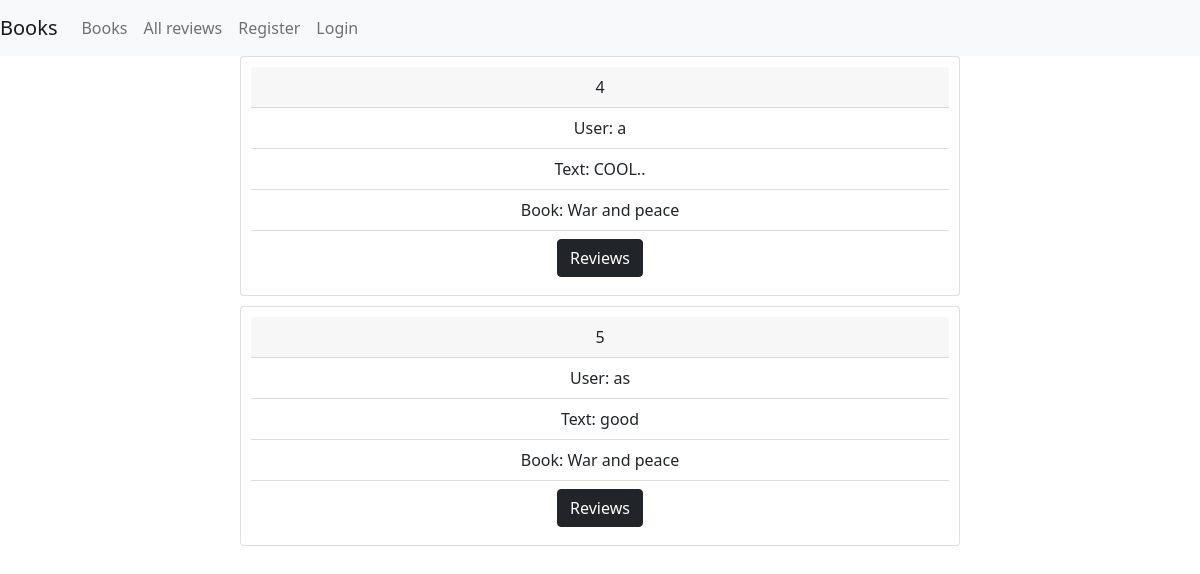
Screenshot of /app/book_review_list/4/ with the database file from the repository.
### app_tutorial/models.py (models this page shows, shortened)
class Review(models.Model):
    user = models.ForeignKey(User, on_delete = models.CASCADE)
    book = models.ForeignKey(Book, on_delete= models.CASCADE)
    text = models.TextField()

class Book(models.Model):
    name = models.CharField(max_length=255)
    pages_number = models.IntegerField(default=100)
    price = models.DecimalField(max_digits=10, decimal_places=2)
    description = models.TextField(null=True,blank=True)
    def __str__(self):
        return self.name

### app_tutorial/views.py (the view)
# urls.py: path('book_review_list/<int:book_id>/', views.book_review_list, name='book_review_list'),
def book_review_list(request, book_id):
    reviews = Review.objects.filter(book=book_id)
    return render(request, 'review_list.html', {'reviews': reviews})

### templates/review_list.html (shortened to what this page needs)
{% extends 'base.html'%}
{%block content%}
{% for review in reviews %}
    <div class="review card">
      <div class="card-header">
        {{review.id}}
      </div>
      <ul class="list-group list-group-flush">
        <li class="list-group-item">User: {{review.user}}</li>
        <li class="list-group-item">Text: {{review.text}}</li>
        <li class="list-group-item">Book: {{review.book}}</li>
          <li class="list-group-item">
              <a class="btn btn-dark" href="{% url 'book_review_list' book_id=review.book.id%}" role="button">Reviews</a>
          </li>
      </ul>
    </div>
{% endfor %}
{% endblock %}

### static/styles.css (style rules this page uses)
.review { text-align: center; padding: 10px; margin-bottom: 10px; }

### rows the page displays
Review: id "4", user "a", text "COOL..", book "War and peace"
Review: id "5", user "as", text "good", book "War and peace"
